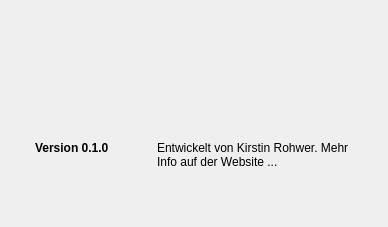
<?xml version="1.0" encoding="UTF-8"?>
<ui version="4.0">
 <class>AboutDialog</class>
 <widget class="QDialog" name="AboutDialog">
  <property name="geometry">
   <rect>
    <x>0</x>
    <y>0</y>
    <width>388</width>
    <height>227</height>
   </rect>
  </property>
  <property name="windowTitle">
   <string>Tailor's Assistant</string>
  </property>
  <property name="windowIcon">
   <iconset resource="resources.qrc">
    <normaloff>:/resources/tailors-assistant.svg</normaloff>:/resources/tailors-assistant.svg</iconset>
  </property>
  <layout class="QVBoxLayout" name="verticalLayout">
   <item>
    <widget class="QLabel" name="pictureLabel">
     <property name="text">
      <string/>
     </property>
     <property name="pixmap">
      <pixmap resource="resources.qrc">:/resources/tailors-assistant-black-outlines-with-text-as-path.svg</pixmap>
     </property>
    </widget>
   </item>
   <item>
    <layout class="QHBoxLayout" name="horizontalLayout" stretch="1,2">
     <property name="spacing">
      <number>24</number>
     </property>
     <property name="leftMargin">
      <number>24</number>
     </property>
     <property name="topMargin">
      <number>24</number>
     </property>
     <property name="rightMargin">
      <number>24</number>
     </property>
     <property name="bottomMargin">
      <number>24</number>
     </property>
     <item>
      <widget class="QLabel" name="versionLabel">
       <property name="font">
        <font>
         <weight>75</weight>
         <bold>true</bold>
        </font>
       </property>
       <property name="text">
        <string>Version 0.1.0</string>
       </property>
       <property name="alignment">
        <set>Qt::AlignLeading|Qt::AlignLeft|Qt::AlignTop</set>
       </property>
      </widget>
     </item>
     <item>
      <widget class="QLabel" name="infoLabel">
       <property name="text">
        <string>Entwickelt von Kirstin Rohwer. Mehr Info auf der Website ...</string>
       </property>
       <property name="alignment">
        <set>Qt::AlignLeading|Qt::AlignLeft|Qt::AlignTop</set>
       </property>
       <property name="wordWrap">
        <bool>true</bool>
       </property>
      </widget>
     </item>
    </layout>
   </item>
  </layout>
 </widget>
 <resources>
  <include location="resources.qrc"/>
 </resources>
 <connections/>
</ui>
